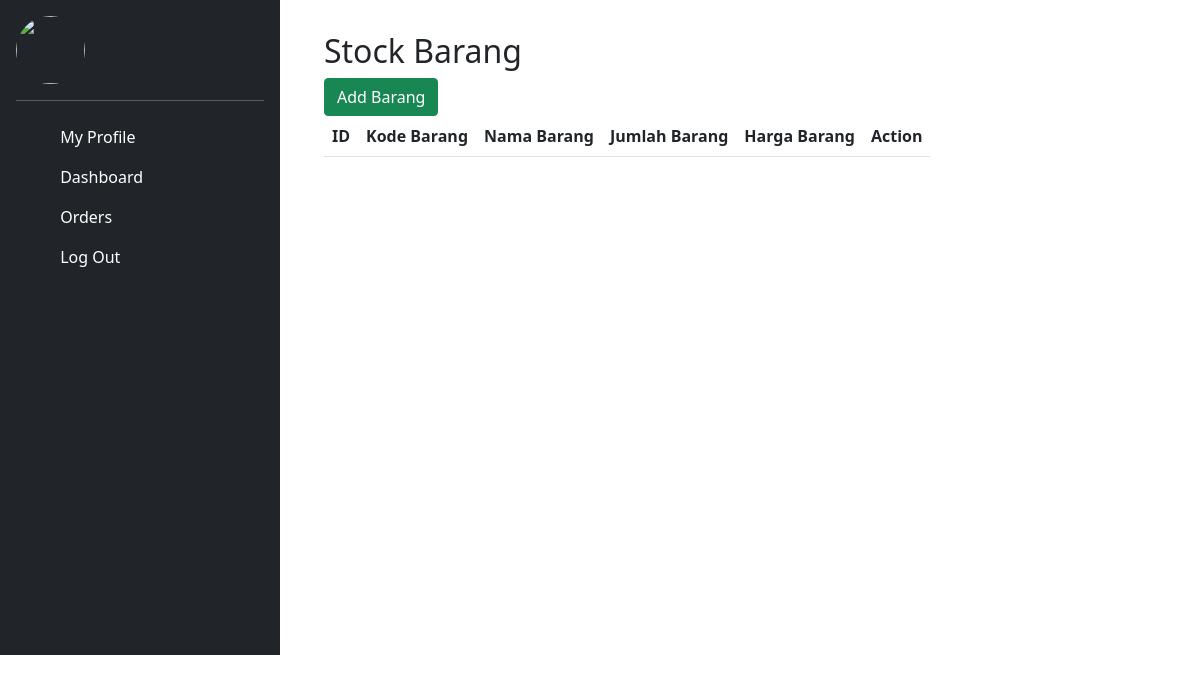
Page /orders on the earlier database version.
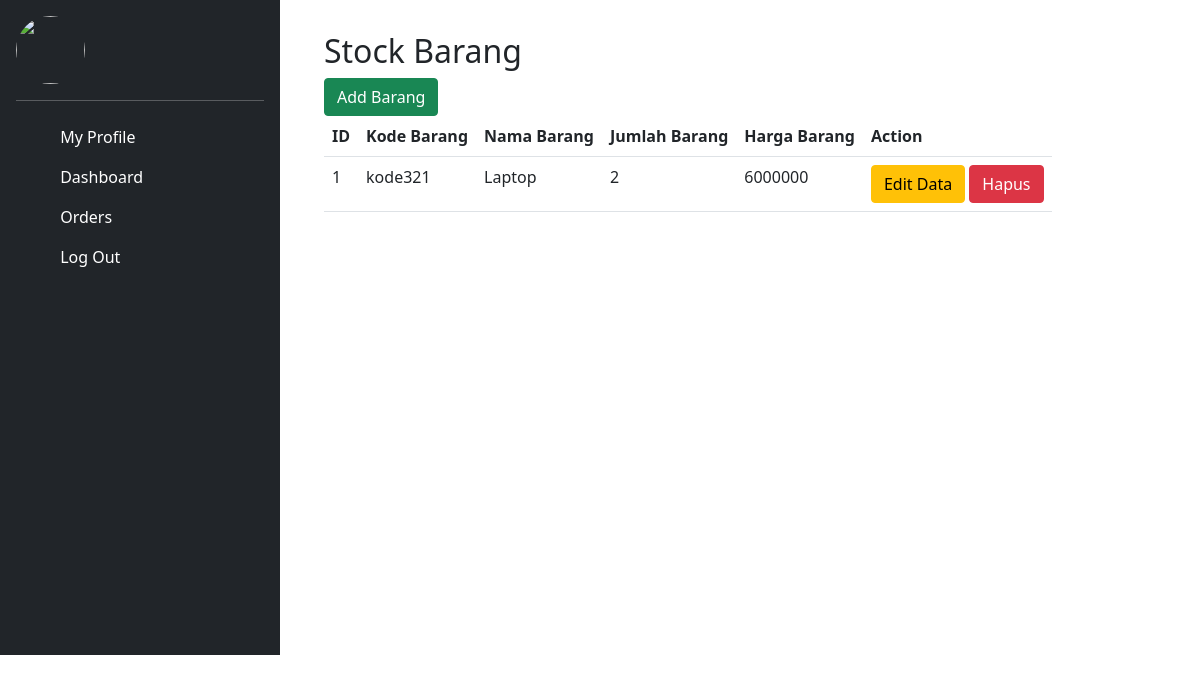
Same page on the later database version.
### tables this page shows
CREATE TABLE "barang" (
	"id" INTEGER,
	"kode_barang"	VARCHAR(255),
	"nama_barang"	VARCHAR(255),
	"jumlah_barang"	INTEGER,
	"harga_barang"	INTEGER,
	PRIMARY KEY("id" AUTOINCREMENT)
);

### app.py (the view)
@app.route('/orders')
def orders():
    with sqlite3.connect('database.db') as db:
        cursor = db.cursor()
        cursor.execute("SELECT * FROM barang;")
    items = {
        "data": cursor.fetchall()
    }
    return render_template("orders.html", items=items)

### templates/orders.html (shortened to what this page needs)
<!DOCTYPE html>
<html>
<head>
	<link rel="stylesheet" type="text/css" href="../static/css/dash.css">
	<link href="https://cdn.jsdelivr.net/npm/bootstrap@5.1.3/dist/css/bootstrap.min.css" rel="stylesheet">
</head>
<body>
<main class="d-flex flex-nowrap">
	{% include "snippets/dash.html" %}
	<div class="d-flex flex-column flex-shrink-0 p-3">
		<div class="column">
			<div class="container">
    			<div class="row">
        		<div class="col md-12">
            <div class="jumbotron p-3">
				<h2>Stock Barang</h2>
				<button type="button" class="btn btn-success float-right" data-toggle="modal" data-target="#mymodal">Add Barang</button> </h2>
	      	<table class="table table-hover">
	           <tr>
	               <th>ID</th>
	               <th>Kode Barang</th>
	               <th>Nama Barang</th>
	               <th>Jumlah Barang</th>
	               <th>Harga Barang</th>
	               <th>Action</th>
	           </tr>
                  {% for row in items['data'] %}
                   <tr>
                     <td>{{ row[0] }}</td>
                     <td>{{ row[1] }}</td>
                     <td>{{ row[2] }}</td>
                     <td>{{ row[3] }}</td>
                     <td>{{ row[4] }}</td>
                     <td>
                        <button class="btn btn-warning" data-toggle="modal" data-target="#modalEdit{{ row.0 }}">Edit Data</button>
                        <a href="/hapus/{{ row[0] }}" onclick="return confirm('Yakin ingin hapus?')"><button class="btn btn-danger">Hapus</button></a>
                     </td>
                   </tr>
                 {% endfor %}
            </table>
        			</div>
    			</div>
			</div>
		</div>
	</div>
</main>
</body>
</html>

Differences in the rows shown:
added barang: id "1", kode_barang "kode321", nama_barang "Laptop", jumlah_barang "2", harga_barang "6000000"
